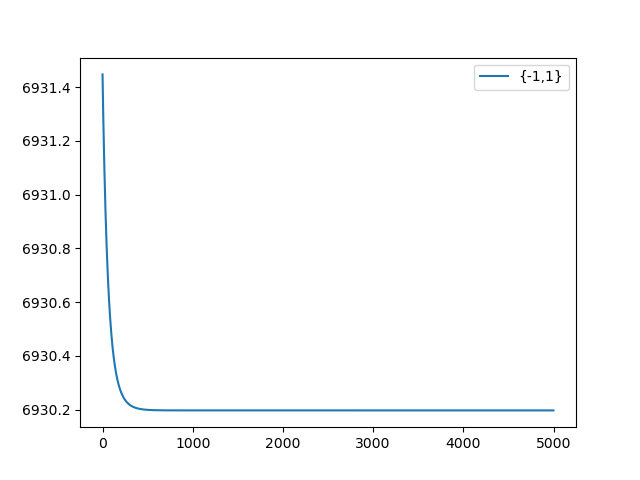

Python code for this plot:
import numpy as np
import matplotlib.pyplot as plt

m = 10000
n = 3
ITER = 5000

y_0 = np.random.choice([0, 1], size=(m,1) , p=[.5, .5])
y_1 = np.array([y*2-1 for y in y_0])

X = np.random.rand(m,n)
x0 = np.ones((m,1))
X = np.hstack((x0,X))

def sigmoid(x):
    return 1. / (1. + np.exp(-x))

def L1(w, X, y):
    I = np.ones((X.shape[0],1))
    n = X.shape[1]
    Y = np.tile(y,(1,n))
    YXW = np.dot(Y*X,w)
    Delta = np.log(I + np.exp(-YXW))
    return np.sum(np.dot(np.transpose(I),Delta),axis=0)

def dL1(w, X, y): 
    I = np.ones((X.shape[0],1)) 
    n = X.shape[1]
    Y = np.tile(y,(1,n))
    YXW = np.dot(Y*X,w)
    Delta = I - sigmoid(YXW)
    return -np.dot(np.transpose(Y*X), Delta)
    

def GD1(w, X, y, epoch, lr):
    l_list = []
    for i in range(epoch):
        dw= dL1(w,X, y)
        w -= lr * dw
        l =  L1(w, X, y)
        l_list = np.append(l_list,l)
    return w, l_list

w1 = np.zeros([n+1,1])



lr =1/ np.linalg.norm(X,"fro")
lr = lr*lr

w1,L1_LIST= GD1(w1,X,y_1,ITER,lr)
iters = list(range(0,ITER))

print(w1)
plt.plot(iters,L1_LIST,label = "{-1,1}")
plt.legend()
plt.show()
